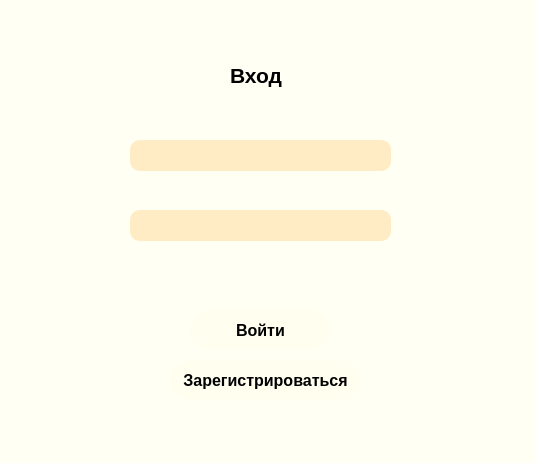
<?xml version="1.0" encoding="UTF-8"?>
<ui version="4.0">
 <class>MainWindow</class>
 <widget class="QMainWindow" name="MainWindow">
  <property name="geometry">
   <rect>
    <x>0</x>
    <y>0</y>
    <width>535</width>
    <height>463</height>
   </rect>
  </property>
  <property name="minimumSize">
   <size>
    <width>535</width>
    <height>463</height>
   </size>
  </property>
  <property name="maximumSize">
   <size>
    <width>535</width>
    <height>463</height>
   </size>
  </property>
  <property name="font">
   <font>
    <family>Segoe UI</family>
   </font>
  </property>
  <property name="windowTitle">
   <string>Вход</string>
  </property>
  <property name="styleSheet">
   <string notr="true">QWidget {
	background-color: rgb(255, 255, 243);
}
QPushButton {
	background-color: rgb(255, 254, 239);
	border: None;
	border-radius: 20px;
}

QPushButton:hover {
	background-color: rgb(255, 236, 197)
}

QPushButton:pressed {
	background-color: rgb(255, 254, 239);
}

QLineEdit {
	background-color: rgb(255, 236, 197);
	border-radius: 10px;
}</string>
  </property>
  <widget class="QWidget" name="centralwidget">
   <widget class="QLabel" name="label">
    <property name="geometry">
     <rect>
      <x>230</x>
      <y>50</y>
      <width>81</width>
      <height>51</height>
     </rect>
    </property>
    <property name="font">
     <font>
      <family>Segoe UI</family>
      <pointsize>16</pointsize>
      <weight>75</weight>
      <bold>true</bold>
     </font>
    </property>
    <property name="text">
     <string>Вход</string>
    </property>
   </widget>
   <widget class="QLineEdit" name="edit_login">
    <property name="geometry">
     <rect>
      <x>130</x>
      <y>140</y>
      <width>261</width>
      <height>31</height>
     </rect>
    </property>
    <property name="font">
     <font>
      <family>Segoe UI</family>
     </font>
    </property>
    <property name="styleSheet">
     <string notr="true">color: rgb(0, 0, 0)</string>
    </property>
    <property name="text">
     <string/>
    </property>
   </widget>
   <widget class="QLineEdit" name="edit_passw">
    <property name="geometry">
     <rect>
      <x>130</x>
      <y>210</y>
      <width>261</width>
      <height>31</height>
     </rect>
    </property>
    <property name="font">
     <font>
      <family>Segoe UI</family>
     </font>
    </property>
    <property name="text">
     <string/>
    </property>
   </widget>
   <widget class="QPushButton" name="log_in_btn">
    <property name="geometry">
     <rect>
      <x>190</x>
      <y>310</y>
      <width>141</width>
      <height>40</height>
     </rect>
    </property>
    <property name="font">
     <font>
      <family>Segoe UI</family>
      <pointsize>12</pointsize>
      <weight>75</weight>
      <bold>true</bold>
     </font>
    </property>
    <property name="styleSheet">
     <string notr="true"/>
    </property>
    <property name="text">
     <string>Войти</string>
    </property>
   </widget>
   <widget class="QPushButton" name="register_btn">
    <property name="geometry">
     <rect>
      <x>170</x>
      <y>360</y>
      <width>191</width>
      <height>40</height>
     </rect>
    </property>
    <property name="font">
     <font>
      <family>Segoe UI</family>
      <pointsize>12</pointsize>
      <weight>75</weight>
      <bold>true</bold>
     </font>
    </property>
    <property name="styleSheet">
     <string notr="true"/>
    </property>
    <property name="text">
     <string>Зарегистрироваться</string>
    </property>
   </widget>
   <widget class="QLabel" name="label_2">
    <property name="geometry">
     <rect>
      <x>30</x>
      <y>260</y>
      <width>481</width>
      <height>20</height>
     </rect>
    </property>
    <property name="font">
     <font>
      <family>Segoe UI</family>
      <pointsize>10</pointsize>
      <weight>75</weight>
      <bold>true</bold>
     </font>
    </property>
    <property name="text">
     <string>&lt;html&gt;&lt;head/&gt;&lt;body&gt;&lt;p align=&quot;center&quot;&gt;&lt;br/&gt;&lt;/p&gt;&lt;/body&gt;&lt;/html&gt;</string>
    </property>
   </widget>
  </widget>
 </widget>
 <resources/>
 <connections/>
</ui>
